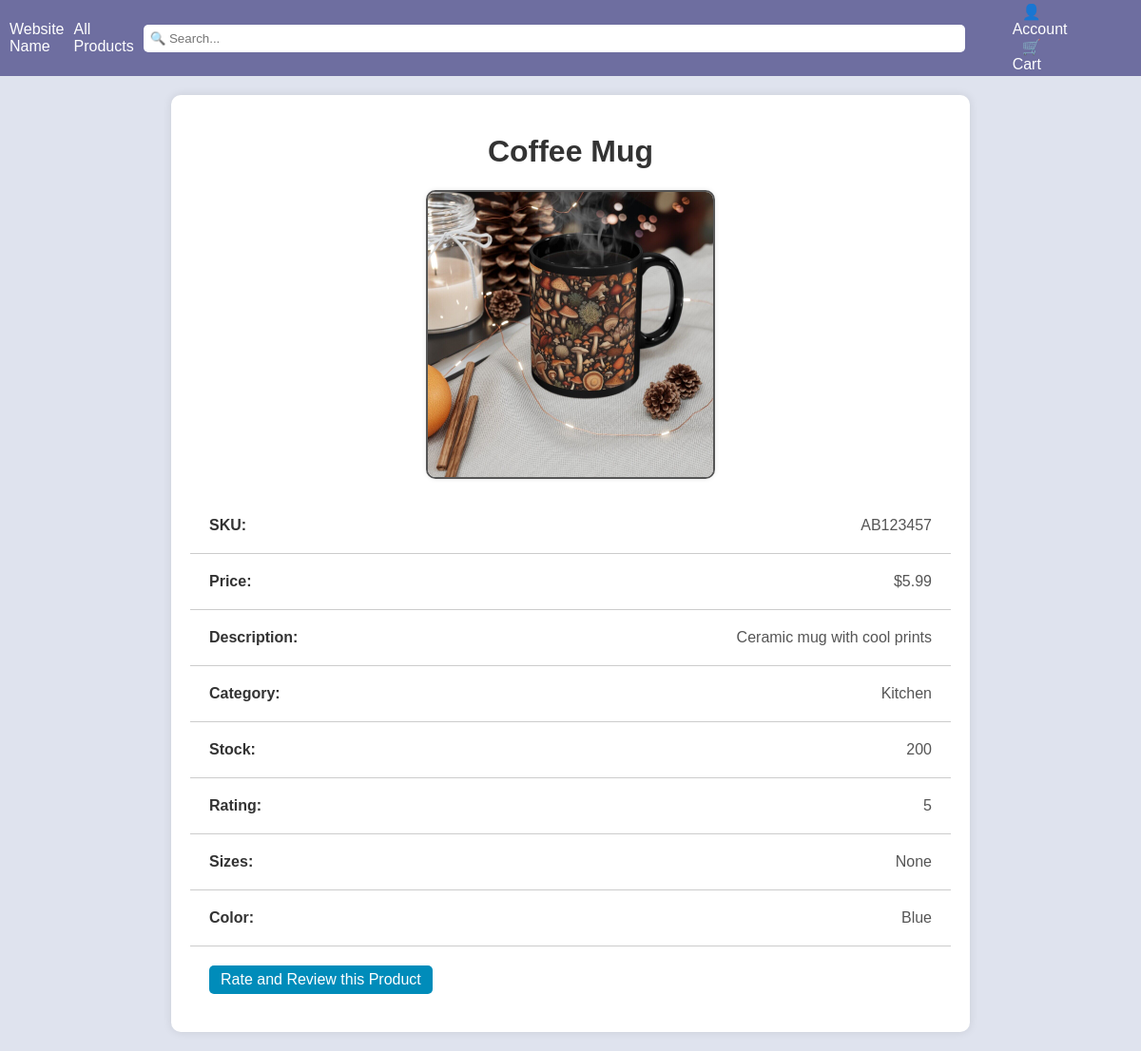
Screenshot of /product/P10002 with the database file from the repository.
### app/models.py (models this page shows, shortened)
class Items(db.Model):
    __tablename__ = 'item'
    Item_ID = db.Column(db.String(80),unique=True, primary_key=True)
    sku = db.Column(db.String(80), unique=True, nullable=False)
    name = db.Column(db.String(120), unique=True, nullable=False)
    price = db.Column(db.Integer, nullable=False)
    item_desc = db.Column(db.String(255), nullable=False)
    category = db.Column(db.String(255), nullable=False)
    stock = db.Column(db.Integer, nullable=False)
    item_star = db.Column(db.Integer, nullable=False)
    itme_sizes = db.Column(db.String(120),  nullable=True)
    color = db.Column(db.String(120), nullable=False)
    pic = db.Column(db.Text)

### app/routes.py (the view)
@app.route('/product/<string:Item_ID>')
def product_page(Item_ID):
    product = Items.query.filter_by(Item_ID=Item_ID).first()
    if product is None:
        abort(404)
    product1 = Items.query.filter_by(Item_ID=Item_ID).first()
    image_path = product1.pic
    return render_template('product.html', product=product,image_path=image_path)

### app/templates/product.html (shortened to what this page needs)
{% extends "base.html" %}
{% block content %}
<div class="product-container">
    <h1>{{ product.name }}</h1>
    <img src="{{ image_path }}" alt="Product Image" class="product-image">
    <ul class="product-details">
        <li class="product-item"><strong>SKU:</strong> {{ product.sku }}</li>
        <li class="product-item"><strong>Price:</strong> ${{ product.price }}</li>
        <li class="product-item"><strong>Description:</strong> {{ product.item_desc }}</li>
        <li class="product-item"><strong>Category:</strong> {{ product.category }}</li>
        <li class="product-item"><strong>Stock:</strong> {{ product.stock }}</li>
        <li class="product-item"><strong>Rating:</strong> {{ product.item_star }}</li>
        <li class="product-item"><strong>Sizes:</strong> {{ product.itme_sizes }}</li>
        <li class="product-item"><strong>Color:</strong> {{ product.color }}</li>
        <li class="product-item" style="border-bottom: none;"><a href="/product/{{ product.Item_ID }}/rating_review" class="rating-review-btn">Rate and Review this Product</a></li>
    </ul>
</div>
{% endblock %}

### app/templates/base.html (style rules this page uses)
body { margin: 0; font-family: Arial, sans-serif; background-color: #dfe3ee; }

### app/templates/product.html (style rules this page uses)
.product-container { max-width: 800px; margin: 20px auto; padding: 20px; background-color: #fff; border-radius: 10px; box-shadow: 0 0 10px rgba(0, 0, 0, 0.1); }
h1 { text-align: center; color: #333; }
.product-details { list-style: none; padding: 0; margin: 0; }
.product-item { padding: 20px; border-bottom: 1px solid #ccc; transition: background-color 0.3s ease; display: flex; justify-content: space-between; align-items: center; }
.product-item:last-child { border-bottom: none; }
.product-title, .product-item strong { font-weight: bold; color: #333; }
.product-price, .product-item { color: #555; }
.product-image { max-width: 300px; height: auto; display: block; margin: 0 auto; border: 2px solid #555; border-radius: 10px; box-shadow: 0 0 5px rgba(0, 0, 0, 0.1); margin-bottom: 20px; }
.rating-review-btn { background-color: #008CBA; color: #fff; padding: 6px 12px; border-radius: 5px; text-decoration: none; transition: background-color 0.3s ease; }

### rows the page displays
Items: name "Coffee Mug", pic (picture), sku "AB123457", item_desc "Ceramic mug with cool prints", category "Kitchen", color "Blue"

### other values shown
{{ product.price }} "5.99"
{{ product.stock }} "200"
{{ product.item_star }} "5"
{{ product.itme_sizes }} "None"
